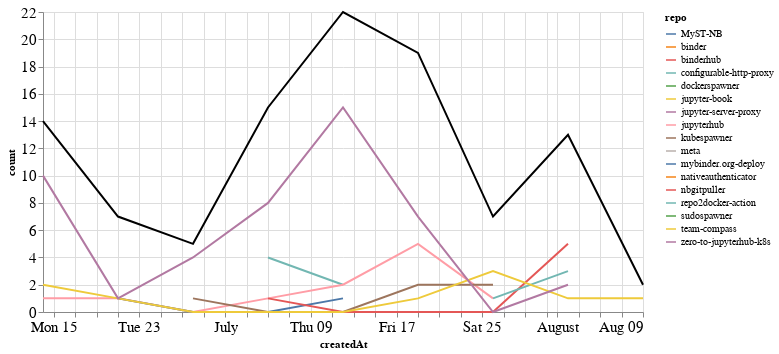

Notebook cell for this chart:
### Markdown cell above
## Comments

### Code cell
comments_time = comments.groupby('repo').resample('W', on='createdAt').count()['author'].reset_index()
comments_time = comments_time.rename(columns={'author': 'count'})
comments_time_total = comments_time.groupby('createdAt').agg({"count": "sum"}).reset_index()
ch1 = alt.Chart(comments_time, width=600).mark_line().encode(
    x='createdAt',
    y='count',
    color='repo',
    tooltip="repo"
)

ch2 = alt.Chart(comments_time_total, width=600).mark_line(color="black").encode(
    x='createdAt',
    y='count',
)

ch1 + ch2

### Figure 1 — Vega-Lite specification as saved in the notebook (floating-point values rounded to 4 significant figures)
{"config": {"axisLeft": {"labelFontSize": 15}, "axisBottom": {"labelFontSize": 15}}, "layer": [{"data": {"name": "data-b2693c5f1a2aa4230e8508c17d09a7e2"}, "mark": "line", "encoding": {"color": {"type": "nominal", "field": "repo"}, "tooltip": {"type": "nominal", "field": "repo"}, "x": {"type": "temporal", "field": "createdAt"}, "y": {"type": "quantitative", "field": "count"}}, "width": 600}, {"data": {"name": "data-12c1fb2514ecedc1b5354d242cace6b7"}, "mark": {"type": "line", "color": "black"}, "encoding": {"x": {"type": "temporal", "field": "createdAt"}, "y": {"type": "quantitative", "field": "count"}}, "width": 600}], "$schema": "https://vega.github.io/schema/vega-lite/v4.8.1.json", "datasets": {"data-b2693c5f1a2aa4230e8508c17d09a7e2": [{"repo": "MyST-NB", "createdAt": "2020-08-02T00:00:00", "count": 2}, {"repo": "binder", "createdAt": "2020-07-19T00:00:00", "count": 2}, {"repo": "binderhub", "createdAt": "2020-08-09T00:00:00", "count": 1}, {"repo": "configurable-http-proxy", "createdAt": "2020-07-05T00:00:00", "count": 4}, {"repo": "configurable-http-proxy", "createdAt": "2020-07-12T00:00:00", "count": 2}, {"repo": "dockerspawner", "createdAt": "2020-07-05T00:00:00", "count": 1}, {"repo": "jupyter-book", "createdAt": "2020-07-12T00:00:00", "count": 1}, {"repo": "jupyter-server-proxy", "createdAt": "2020-06-14T00:00:00", "count": 1}, {"repo": "jupyterhub", "createdAt": "2020-06-14T00:00:00", "count": 1}, {"repo": "jupyterhub", "createdAt": "2020-06-21T00:00:00", "count": 1}, {"repo": "jupyterhub", "createdAt": "2020-06-28T00:00:00", "count": 0}, {"repo": "jupyterhub", "createdAt": "2020-07-05T00:00:00", "count": 1}, {"repo": "jupyterhub", "createdAt": "2020-07-12T00:00:00", "count": 2}, {"repo": "jupyterhub", "createdAt": "2020-07-19T00:00:00", "count": 5}, {"repo": "jupyterhub", "createdAt": "2020-07-26T00:00:00", "count": 1}, {"repo": "kubespawner", "createdAt": "2020-06-28T00:00:00", "count": 1}, {"repo": "kubespawner", "createdAt": "2020-07-05T00:00:00", "count": 0}, {"repo": "kubespawner", "createdAt": "2020-07-12T00:00:00", "count": 0}, {"repo": "kubespawner", "createdAt": "2020-07-19T00:00:00", "count": 2}, {"repo": "kubespawner", "createdAt": "2020-07-26T00:00:00", "count": 2}, {"repo": "meta", "createdAt": "2020-07-19T00:00:00", "count": 2}, {"repo": "mybinder.org-deploy", "createdAt": "2020-06-21T00:00:00", "count": 1}, {"repo": "mybinder.org-deploy", "createdAt": "2020-06-28T00:00:00", "count": 0}, {"repo": "mybinder.org-deploy", "createdAt": "2020-07-05T00:00:00", "count": 0}, {"repo": "mybinder.org-deploy", "createdAt": "2020-07-12T00:00:00", "count": 1}, {"repo": "nativeauthenticator", "createdAt": "2020-07-12T00:00:00", "count": 1}, {"repo": "nbgitpuller", "createdAt": "2020-07-05T00:00:00", "count": 1}, {"repo": "nbgitpuller", "createdAt": "2020-07-12T00:00:00", "count": 0}, {"repo": "nbgitpuller", "createdAt": "2020-07-19T00:00:00", "count": 0}, {"repo": "nbgitpuller", "createdAt": "2020-07-26T00:00:00", "count": 0}, {"repo": "nbgitpuller", "createdAt": "2020-08-02T00:00:00", "count": 5}, {"repo": "repo2docker-action", "createdAt": "2020-07-26T00:00:00", "count": 1}, {"repo": "repo2docker-action", "createdAt": "2020-08-02T00:00:00", "count": 3}, {"repo": "sudospawner", "createdAt": "2020-06-21T00:00:00", "count": 3}, {"repo": "team-compass", "createdAt": "2020-06-14T00:00:00", "count": 2}, {"repo": "team-compass", "createdAt": "2020-06-21T00:00:00", "count": 1}, {"repo": "team-compass", "createdAt": "2020-06-28T00:00:00", "count": 0}, {"repo": "team-compass", "createdAt": "2020-07-05T00:00:00", "count": 0}, {"repo": "team-compass", "createdAt": "2020-07-12T00:00:00", "count": 0}, {"repo": "team-compass", "createdAt": "2020-07-19T00:00:00", "count": 1}, {"repo": "team-compass", "createdAt": "2020-07-26T00:00:00", "count": 3}, {"repo": "team-compass", "createdAt": "2020-08-02T00:00:00", "count": 1}, {"repo": "team-compass", "createdAt": "2020-08-09T00:00:00", "count": 1}, {"repo": "zero-to-jupyterhub-k8s", "createdAt": "2020-06-14T00:00:00", "count": 10}, {"repo": "zero-to-jupyterhub-k8s", "createdAt": "2020-06-21T00:00:00", "count": 1}, {"repo": "zero-to-jupyterhub-k8s", "createdAt": "2020-06-28T00:00:00", "count": 4}, {"repo": "zero-to-jupyterhub-k8s", "createdAt": "2020-07-05T00:00:00", "count": 8}, {"repo": "zero-to-jupyterhub-k8s", "createdAt": "2020-07-12T00:00:00", "count": 15}, {"repo": "zero-to-jupyterhub-k8s", "createdAt": "2020-07-19T00:00:00", "count": 7}, {"repo": "zero-to-jupyterhub-k8s", "createdAt": "2020-07-26T00:00:00", "count": 0}, {"repo": "zero-to-jupyterhub-k8s", "createdAt": "2020-08-02T00:00:00", "count": 2}], "data-12c1fb2514ecedc1b5354d242cace6b7": [{"createdAt": "2020-06-14T00:00:00", "count": 14}, {"createdAt": "2020-06-21T00:00:00", "count": 7}, {"createdAt": "2020-06-28T00:00:00", "count": 5}, {"createdAt": "2020-07-05T00:00:00", "count": 15}, {"createdAt": "2020-07-12T00:00:00", "count": 22}, {"createdAt": "2020-07-19T00:00:00", "count": 19}, {"createdAt": "2020-07-26T00:00:00", "count": 7}, {"createdAt": "2020-08-02T00:00:00", "count": 13}, {"createdAt": "2020-08-09T00:00:00", "count": 2}]}}
